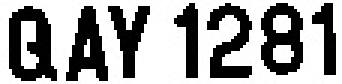
#> input picture ROI.jpg, 114 x 28 px, given in place of ., which was not available (shown 3 times larger)
$ python ocr_license_plate.py --input .   (older library calls are emulated)
#> lines starting #> are read from the running program, lines starting #| are printed output that depends on the picture; after the words box and inside, x2 and y2 are one past the last pixel; in counts of white or black regions, pixels touching at a corner belong together; pictures that were not available may be replaced by others from this repository, and a replacement may not be noted
### sakura/anpr/anpr.py
# import the necessary packages
from skimage.segmentation import clear_border
import pytesseract
import numpy as np
import imutils
import cv2


# pytesseract.pytesseract.tesseract_cmd = r'C:\\Users\\afeef\\Documents\\Development\\TesseractOCR\\tesseract.exe' #CHANGE THIS BEFORE COMMIT

class Sakura:
	def __init__(self, minAR=2.5, maxAR=5, debug=False):
		# store the minimum and maximum rectangular aspect ratio
		# values along with whether or not we are in debug mode
		self.minAR = minAR
		self.maxAR = maxAR
		self.debug = debug
	def debug_imshow(self, title, image, waitKey=True):
		# check to see if we are in debug mode, and if so, show the
		# image with the supplied title
		if self.debug:
			cv2.imshow(title, image)
			# check to see if we should wait for a keypress
			if waitKey:
				cv2.waitKey(0)
	def locate_license_plate_candidates(self, gray, keep=5):
		# perform a tophat morphological operation that will allow
		# us to reveal light regions (i.e., text) on dark backgrounds
		# (i.e., the license plate itself)
		rectKern = cv2.getStructuringElement(cv2.MORPH_RECT, (13, 5))
		tophat = cv2.morphologyEx(gray, cv2.MORPH_TOPHAT, rectKern)
		self.debug_imshow("Tophat", tophat)
		# next, find regions in the image that are dark
		squareKern = cv2.getStructuringElement(cv2.MORPH_RECT, (3, 3))
		dark = cv2.morphologyEx(gray, cv2.MORPH_CLOSE, squareKern)
		dark = cv2.threshold(dark, 0, 255, cv2.THRESH_BINARY_INV | cv2.THRESH_OTSU)[1]
		self.debug_imshow("Dark Regions", dark)
		# compute the Scharr gradient representation of the tophat
		# image in the x-direction and then scale the result back to
		# the range [0, 255]
		gradX = cv2.Sobel(tophat, ddepth=cv2.CV_32F, dx=1, dy=0, ksize=3)
		gradX = np.absolute(gradX)
		(minVal, maxVal) = (np.min(gradX), np.max(gradX))
		gradX = 255 * ((gradX - minVal) / (maxVal - minVal))
		gradX = gradX.astype("uint8")
		self.debug_imshow("Scharr", gradX)
		# blur the gradient representation, applying a closing
		# operation, and threshold inv the image using Otsu's method
		gradX = cv2.GaussianBlur(gradX, (5, 5), 0)
		gradX = cv2.morphologyEx(gradX, cv2.MORPH_CLOSE, rectKern)
		thresh = cv2.threshold(gradX, 0, 255, cv2.THRESH_BINARY | cv2.THRESH_OTSU)[1]
		self.debug_imshow("Grad Thresh", thresh)
		# perform a series of erosions and dilations to clean up the
		# thresholded image
		thresh = cv2.erode(thresh, None, iterations=2)   ##########the tutorial use 2
		thresh = cv2.dilate(thresh, None, iterations=2)
		self.debug_imshow("Grad Erode/Dilate", thresh)
		# find contours in the thresholded image and sort them by
		# their size in descending order, keeping only the largest
		# ones
		cnts = cv2.findContours(thresh.copy(), cv2.RETR_EXTERNAL, cv2.CHAIN_APPROX_SIMPLE)
		cnts = imutils.grab_contours(cnts)
		cnts = sorted(cnts, key=cv2.contourArea, reverse=True)[:keep]
		# return the list of contours
		return cnts
	def locate_license_plate(self, gray, candidates,
		clearBorder=False):
		# initialize the license plate contour and ROI
		lpCnt = None
		roi = None
		# loop over the license plate candidate contours
		for c in candidates:
			# compute the bounding box of the contour and then use
			# the bounding box to derive the aspect ratio
			(x, y, w, h) = cv2.boundingRect(c)
			ar = w / float(h)

			# check to see if the aspect ratio is rectangular
			if ar >= self.minAR and ar <= self.maxAR:
				# store the license plate contour and extract the
				# license plate from the grayscale image and then
				# threshold it
				lpCnt = c
				licensePlate = gray[y:y + h, x:x + w]
				roi = cv2.threshold(licensePlate, 0, 255, cv2.THRESH_BINARY_INV | cv2.THRESH_OTSU)[1]
				# check to see if we should clear any foreground
				# pixels touching the border of the image
				# (which typically, not but always, indicates noise)
				if clearBorder:
					roi = clear_border(roi)
				# display any debugging information and then break
				# from the loop early since we have found the license
				# plate region
				cv2.imwrite('licenseplate.jpg', licensePlate)
				cv2.imwrite('ROI.jpg', roi)

				self.debug_imshow("License Plate", licensePlate)
				self.debug_imshow("ROI", roi, waitKey=True)

				break
		# return a 2-tuple of the license plate ROI and the contour
		# associated with it
		return (roi, lpCnt)

	# [11 lines left out: function build_tesseract_options, not called in this run]

	def find_and_ocr(self, image, psm=7, clearBorder=False):
		# initialize the license plate text
		lpText = None
		# convert the input image to grayscale, locate all candidate
		# license plate regions in the image, and then process the
		# candidates, leaving us with the *actual* license plate
		gray = cv2.cvtColor(image, cv2.COLOR_BGR2GRAY)
		candidates = self.locate_license_plate_candidates(gray)
		(lp, lpCnt) = self.locate_license_plate(gray, candidates,
			clearBorder=clearBorder)
		# only OCR the license plate if the license plate ROI is not
		# empty
		if lp is not None:
			# OCR the license plate
			options = self.build_tesseract_options(psm=psm)
			lpText = pytesseract.image_to_string(lp, config=options)
			self.debug_imshow("License Plate", lp)
		# return a 2-tuple of the OCR'd license plate text along with
		# the contour associated with the license plate region
		return (lpText, lpCnt)

	def check_item_availability(plate_number):
		#connect to db
		conn = pyodbc.connect


### ocr_license_plate.py
# import the necessary packages
from sakura.anpr import anpr
from imutils import paths
import argparse
import imutils
import cv2
import dbcheck

def cleanup_text(text):
	# strip out non-ASCII text so we can draw the text on the image
	# using OpenCV
	return "".join([c if ord(c) < 128 else "" for c in text]).strip()

# construct the argument parser and parse the arguments
ap = argparse.ArgumentParser()
ap.add_argument("-i", "--input", required=True,
	help="path to input directory of images")
ap.add_argument("-c", "--clear-border", type=int, default=-1,
	help="whether or to clear border pixels before OCR'ing")
ap.add_argument("-p", "--psm", type=int, default=7,
	help="default PSM mode for OCR'ing license plates")
ap.add_argument("-d", "--debug", type=int, default=-1,
	help="whether or not to show additional visualizations")
args = vars(ap.parse_args())

# initialize our ANPR class
anpr = anpr.Sakura(debug=args["debug"] > 0)
# grab all image paths in the input directory
# imagePaths = sorted(list(paths.list_images(args["input"])))
# imagePaths = paths.list_images(args["input"])
imagePaths = args["input"]


# loop over all image paths in the input directory
# for imagePath in imagePaths:
	# load the input image from disk and resize it
image = cv2.imread(imagePaths)
#> image is the input picture: shape (28, 114, 3); min 0, max 255, mean 157.1
image = imutils.resize(image, width=600, height=600)
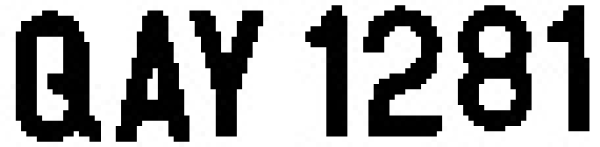
#> image: shape (147, 600, 3); min 0, max 255, mean 157.1
# apply automatic license plate recognition
#image = imutils.resize(image, width=400, height=400)
image = cv2.bilateralFilter(image, 3, 105, 105)
anpr.debug_imshow("Bilateral Filter", image)

(lpText, lpCnt) = anpr.find_and_ocr(image, psm=args["psm"],
	clearBorder=args["clear_border"] > 0)
#> in locate_license_plate_candidates, `tophat = cv2.morphologyEx(gray, cv2.MORPH_TOPHAT, rectKern)`:
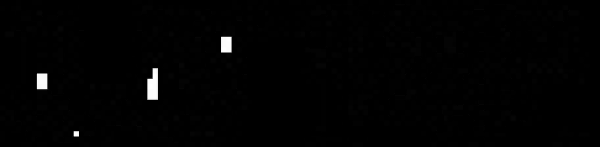
#> tophat: shape (147, 600); min 0, max 255, mean 2.3
#> in locate_license_plate_candidates, `dark = cv2.threshold(dark, 0, 255, cv2.THRESH_BINARY_INV | cv2.THRESH_..`:
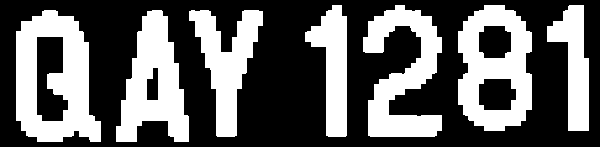
#> dark: shape (147, 600); 38.5% white; 7 white regions, largest, box (x1, y1, x2, y2) and area: (16, 10, 101, 142) 6943, (458, 5, 532, 131) 5869, (363, 5, 442, 137) 5471
#> in locate_license_plate_candidates, `gradX = cv2.Sobel(tophat, ddepth=cv2.CV_32F, dx=1, dy=0, ksize=3)`:
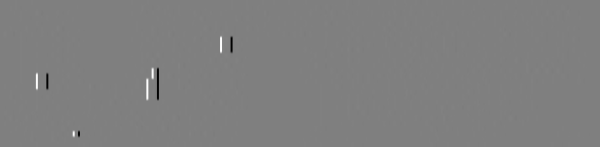
#> gradX: shape (147, 600) float32; min -1020, max 1016, mean 0; drawn with min black and max white
#> in locate_license_plate_candidates, `(minVal, maxVal) = (np.min(gradX), np.max(gradX))`: minVal = 0; maxVal = 1020
#> in locate_license_plate_candidates, `thresh = cv2.threshold(gradX, 0, 255, cv2.THRESH_BINARY | cv2.THRESH_O..`:
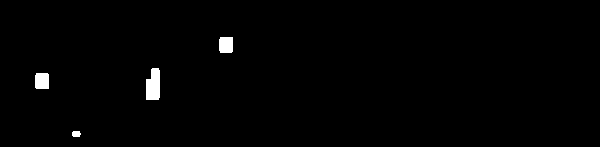
#> thresh: shape (147, 600); 0.99% white; 4 white regions, box (x1, y1, x2, y2) and area: (146, 68, 160, 100) 388, (35, 73, 49, 89) 220, (219, 37, 233, 53) 219, (72, 131, 81, 137) 48
#> in locate_license_plate_candidates, `thresh = cv2.erode(thresh, None, iterations=2)`:
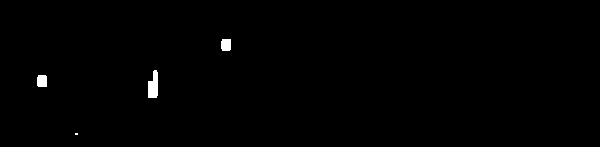
#> thresh: shape (147, 600); 0.52% white; 4 white regions (1 under 20 px), largest, box (x1, y1, x2, y2) and area: (148, 70, 158, 98) 220, (37, 75, 47, 87) 116, (221, 39, 231, 51) 115
#> in locate_license_plate_candidates, `thresh = cv2.dilate(thresh, None, iterations=2)`: thresh: shape (147, 600); 0.99% white; 4 white regions
#> in locate_license_plate_candidates, `cnts = cv2.findContours(thresh.copy(), cv2.RETR_EXTERNAL, cv2.CHAIN_AP..`: cnts = 4 contours; box (x1, y1, x2, y2) and area: (146, 68, 160, 100) 345, (35, 73, 49, 89) 192, (219, 37, 233, 53) 192, (73, 131, 80, 137) 30
#> in find_and_ocr, `candidates = self.locate_license_plate_candidates(gray)`: candidates has the same summary as cnts in locate_license_plate_candidates
#> the loop in locate_license_plate, `for c in candidates:` made 4 passes
#> (x, y, w, h, ar) on passes 1 to 3: (146, 68, 14, 32, 0.438), (35, 73, 14, 16, 0.875), (219, 37, 14, 16, 0.875)
#> (c, x, y, w, h, ar) on pass 4: ([[73, 131], [73, 136], [79, 136], [79, 131]], 73, 131, 7, 6, 1.17)
# only continue if the license plate was successfully OCR'd
if lpText is not None and lpCnt is not None:
	# fit a rotated bounding box to the license plate contour and
	# draw the bounding box on the license plate
	box = cv2.boxPoints(cv2.minAreaRect(lpCnt))
	box = box.astype("int")
	cv2.drawContours(image, [box], -1, (0, 255, 0), 2)
	# compute a normal (unrotated) bounding box for the license
	# plate and then draw the OCR'd license plate text on the
	# image
	(x, y, w, h) = cv2.boundingRect(lpCnt)
	cv2.putText(image, cleanup_text(lpText), (x, y - 15),
		cv2.FONT_HERSHEY_SIMPLEX, 0.75, (0, 255, 0), 2)
	# show the output ANPR image
	print("[Number Plate: ] {}".format(lpText))
	# print(lpText)
	lpText2 = lpText.strip()
	print(lpText2)
	is_available = dbcheck.check_item_availability(lpText2)

	if is_available:
		print("plate exist")
	else:
		print("plate not exist")
	cv2.imshow("Output ANPR", image)
	cv2.waitKey(0)
